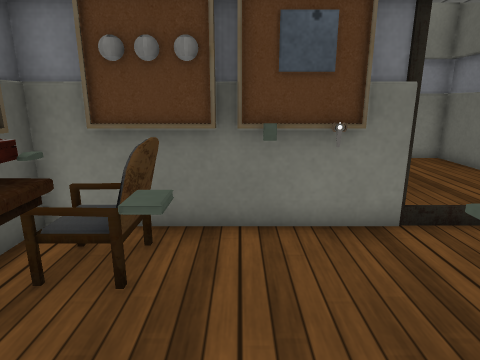
view 1 (above)

12 first-person views from a walk through a 3-D level made in the Unity game engine. The camera is 1.2 m above the floor, tilts 14° down and sees 75° across. The floor is counted in squares, 0.5 m on a side. Each view is taken from the middle of a square. On the plan, view 1 faces up. The plan holds only what a view shows up to about 19 squares ahead; the rest is blank. The place goes on beyond the plan. The player character is not drawn. Some surface patterns are stand-ins.

view 2
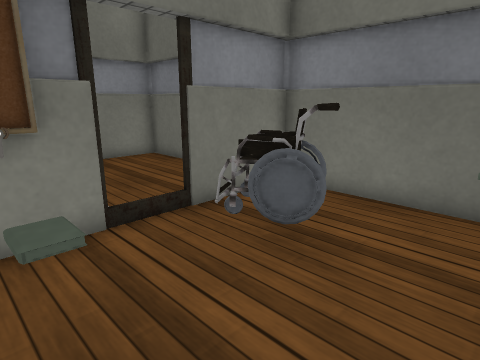

view 3
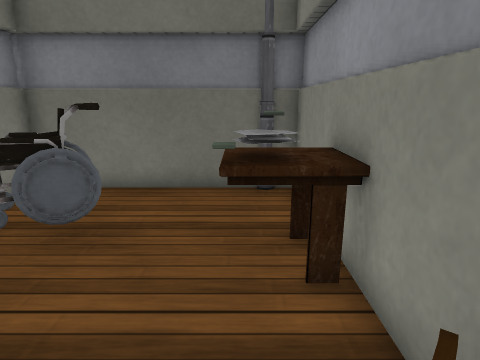

view 4
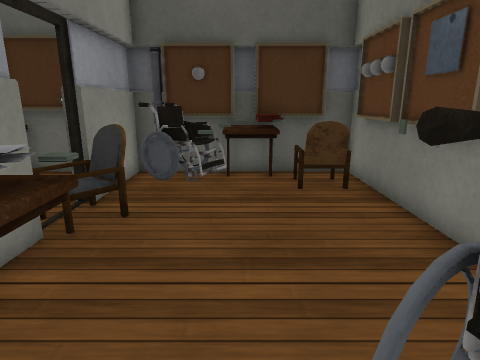

view 5
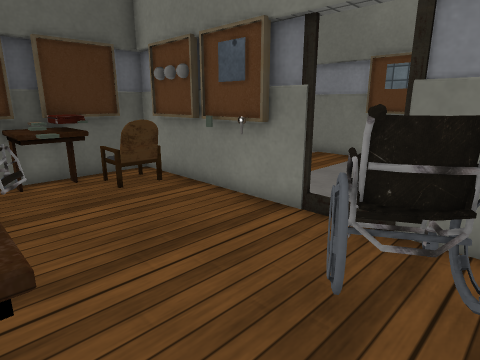

view 6
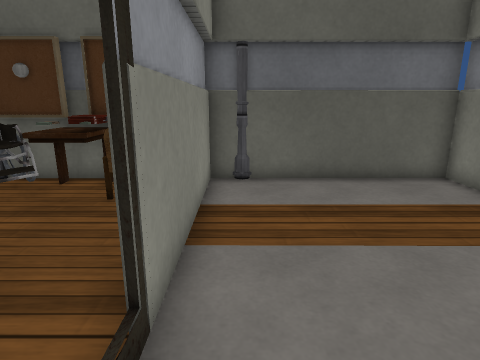

view 7
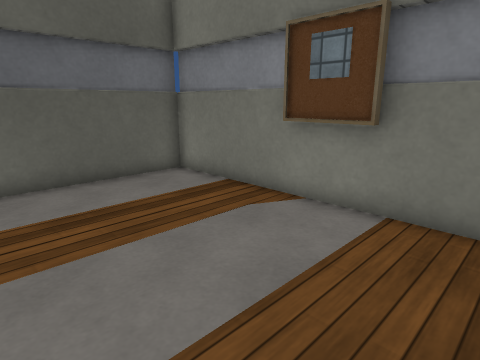

view 8
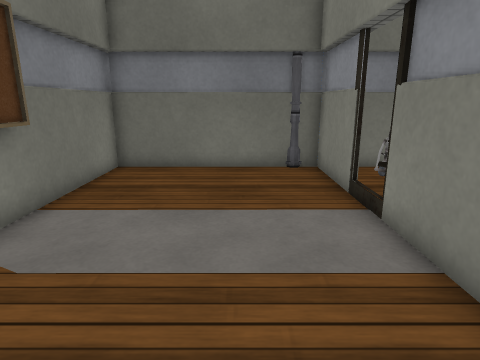

view 9
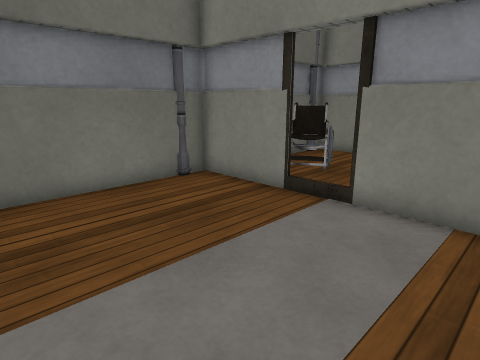

view 10
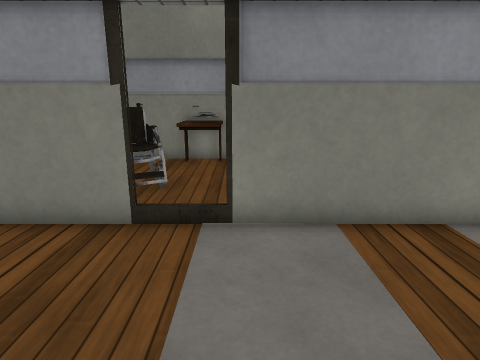

view 11
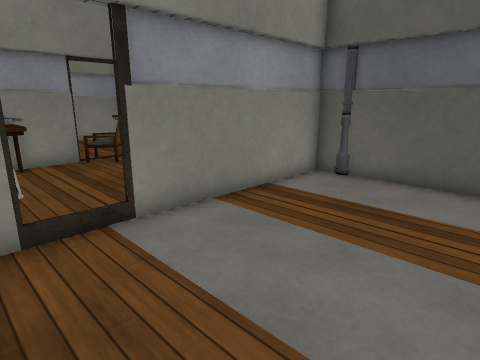

view 12
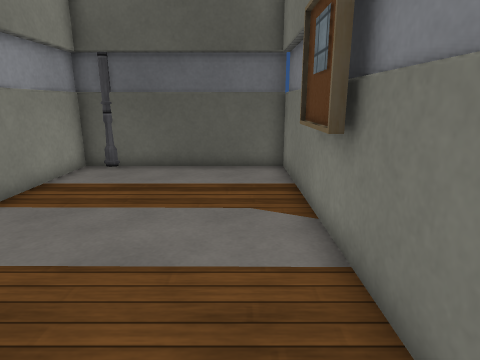

### Floor plan
Ten units are one square. View 1 is at (0, 0); x grows to the right and y downward. Boxes are objects, and circles mark ways between rooms. Rooms are numbered by the first view taken in them; rooms with no view inside come last. Other rooms are left out.
<svg viewBox="-50 -142 147 167">
<path fill="none" stroke="#000" d="M-11 -9 -19 5M54 -31 51 -38M22 -56 -1 -56M16 16 87 16 87 -60M-14 -7 -21 10M55 -32 48 -44M57 -29 51 -37M58 -24 50 -42M58 -33 63 -36M35 -58 -5 -58M-24 -25 -38 -25M65 -37 62 -35 65 -38M66 -37 54 -30M-36 -19 -36 5M-24 -58 -40 -58M-36 -49 -36 -25M-39 -66 -39 -14M87 -58 51 -58M51 -36 50 -45M51 -37 49 -45M49 -42 59 -48M48 -44 52 -40M51 -41 47 -44M57 -26 55 -28M53 -38 52 -43M-23 -16 -13 -10 -14 -3 -18 2M-23 -13 -14 -7M55 -48 59 -51M60 -45 59 -51M64 -38 58 -35 54 -31 53 -33M70 -34 65 -38M-31 -32 -24 -32M35 -134 11 -134M-5 -60 35 -60M51 -60 87 -60 87 -137M-40 -60 -24 -60M92 -137 -39 -137 -39 -66"/>
<rect x="-45" y="-15" width="20" height="10" fill="#bbb"><title>other object</title></rect>
<rect x="-35" y="-25" width="10" height="10" fill="#bbb"><title>table</title></rect>
<rect x="-35" y="-45" width="10" height="10" fill="#bbb"><title>chair</title></rect>
<rect x="-25" y="-25" width="10" height="10" fill="#bbb"><title>other object</title></rect>
<rect x="-25" y="-35" width="10" height="10" fill="#bbb"><title>other object</title></rect>
<rect x="-25" y="-55" width="10" height="10" fill="#bbb"><title>other object</title></rect>
<rect x="-25" y="-65" width="10" height="10" fill="#bbb"><title>other object</title></rect>
<rect x="-15" y="-25" width="20" height="10" fill="#bbb"><title>books</title></rect>
<rect x="-15" y="-65" width="10" height="20" fill="#bbb"><title>other object</title></rect>
<rect x="-5" y="5" width="20" height="10" fill="#bbb"><title>chair</title></rect>
<rect x="5" y="-15" width="10" height="10" fill="#bbb"><title>books</title></rect>
<rect x="5" y="-55" width="10" height="10" fill="#bbb"><title>books</title></rect>
<rect x="35" y="5" width="10" height="10" fill="#bbb"><title>table</title></rect>
<rect x="35" y="-5" width="10" height="10" fill="#bbb"><title>books</title></rect>
<rect x="45" y="-5" width="10" height="20" fill="#bbb"><title>other object</title></rect>
<rect x="-45" y="-75" width="10" height="10" fill="#bbb"><title>pipe</title></rect>
<circle cx="45" cy="-60" r="3" fill="#2a7"/>
<text x="20" y="-20">1</text>
<text x="20" y="-100">2</text>
</svg>
Room 1 opens to room 2.

Where each view was taken, in squares from view 1:
view 1: 0 up, 0 right, facing up
view 2: 0 up, 1 right, facing up-right
view 3: 0 up, 0 right, facing right
view 4: 2 up, 7 right, facing left
view 5: 0 up, 7 right, facing up-left
view 6: 7 up, 6 right, facing left
view 7: 7 up, 6 right, facing up-left
view 8: 9 up, 3 left, facing right
view 9: 13 up, 0 right, facing down-right
view 10: 12 up, 3 right, facing down
view 11: 12 up, 6 right, facing down-left
view 12: 12 up, 8 right, facing left
